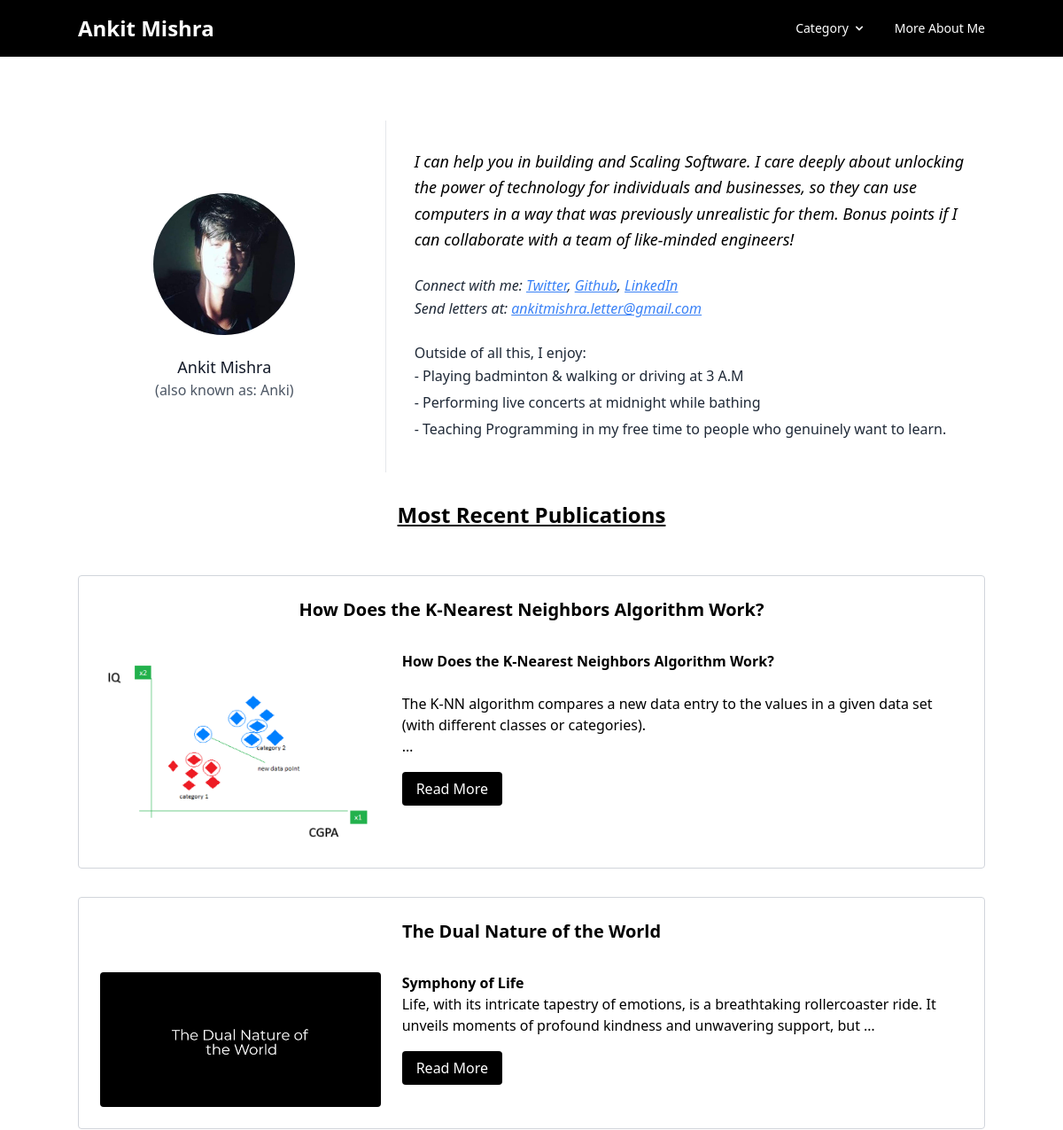
The app's page / (upper part), older data.
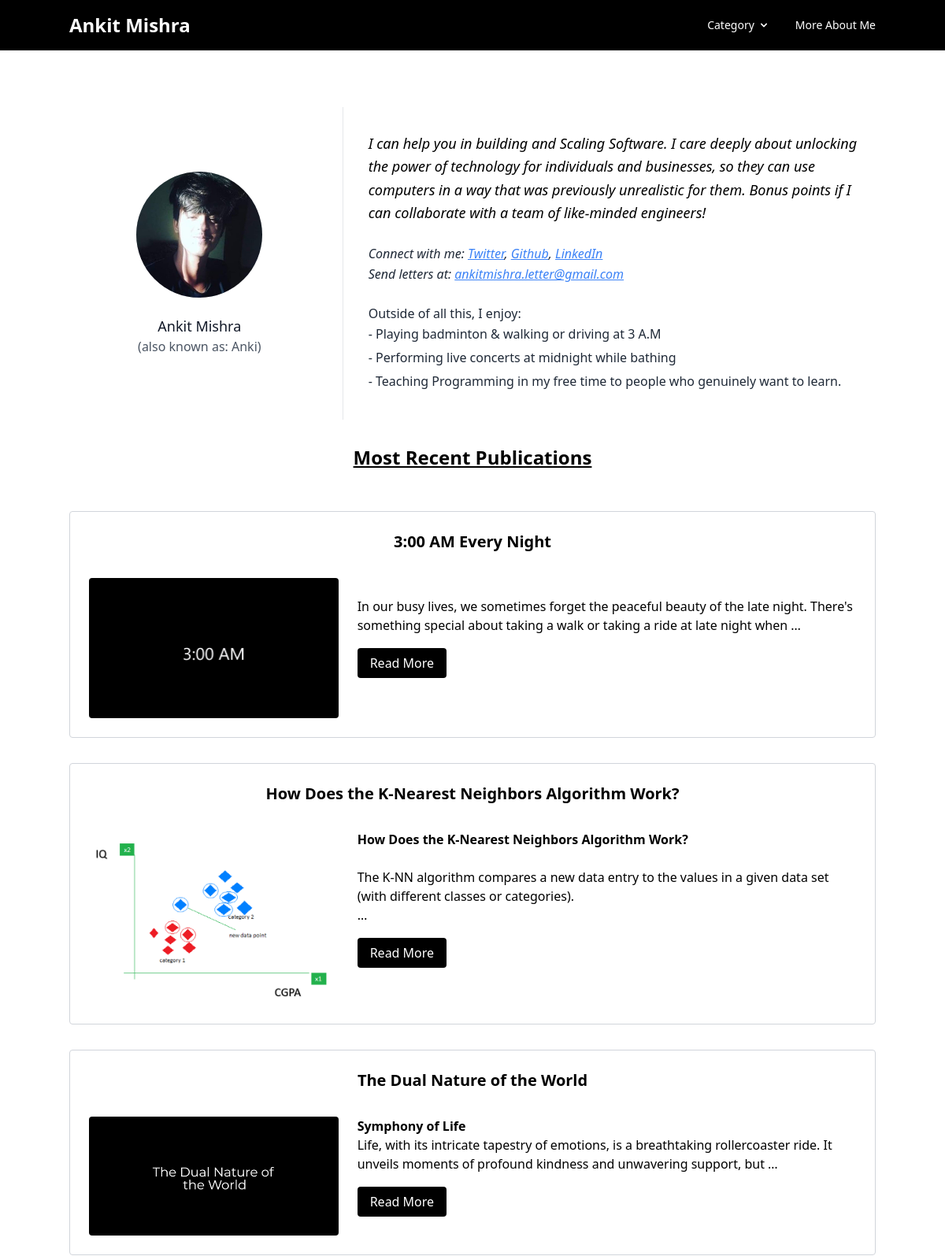
The same page, newer data.
### blog/models.py (models this page shows)
class Post(models.Model):
    post_id = models.AutoField(primary_key=True)
    title=models.CharField(max_length=200)
    content = HTMLField()
    url = models.CharField(max_length=100)
    cat = models.ForeignKey(Category,on_delete=models.CASCADE)
    image= models.ImageField(upload_to='post/')
    def __str__(self):
        return self.title

### blog/views.py (the view)
# urls.py: path('',home),
def home(request):
    posts=Post.objects.all()[:5]
    print(posts)
    cats = Category.objects.all()
    data = {
        "posts":posts,
        "cats":cats
    }
    return render(request,'home.html',data)

### template/home.html (shortened to what this page needs)
{% extends 'base.html' %}
{% block content %}
<section class="bg-white py-8">
  <div class="container mx-auto px-4">
    <div class="flex flex-col sm:flex-row items-center justify-center mt-10">
      <div class="sm:w-1/3 text-center sm:pr-8 sm:py-8">
        <div class="w-40 h-40 rounded-full inline-flex items-center justify-center bg-gray-200 text-gray-400">
          <img class="object-cover w-full h-full rounded-full" src="/media/Ankit.jpg" alt="Profile Picture">
        </div>
        <div class="flex flex-col items-center text-center justify-center mt-4">
          <h2 class="font-medium title-font text-gray-900 text-lg">Ankit Mishra</h2>
          <span class="text-gray-600 block">(also known as: Anki)</span>
        </div>
      </div>
      <div class="sm:w-2/3 sm:pl-8 sm:py-8 sm:border-l border-gray-200 sm:border-t-0 border-t mt-4 pt-4 sm:mt-0 text-center sm:text-left">
        <p class="leading-relaxed text-lg mb-4">
          <i>
            I can help you in building and Scaling Software. I care deeply about unlocking the power of technology for individuals and businesses, so they can use computers in a way that was previously unrealistic for them. Bonus points if I can collaborate with a team of like-minded engineers!
          </i>
        </p>
        <p class="text-gray-800 leading-relaxed mt-6">
          <i>
            Connect with me:
            <a href="https://twitter.com/ankitmishralive" class="underline text-blue-500" target="_blank">Twitter</a>,
            <a href="https://github.com/ankitmishralive" class="underline text-blue-500" target="_blank">Github</a>,
            <a href="https://www.linkedin.com/in/ankitmishralive" class="underline text-blue-500" target="_blank">LinkedIn</a>
            <br>
            Send letters at:
            <a href="mailto:ankitmishra.letter@gmail.com" class="underline text-blue-500" target="_blank">ankitmishra.letter@gmail.com</a>
          </i>
        </p>
        <p class="text-gray-800 leading-relaxed mt-6"> Outside of all this, I enjoy:</p>
        <ul class="text-gray-800 leading-relaxed">
          <li class="mb-1">- Playing badminton & walking or driving at 3 A.M</li>
          <li class="mb-1">- Performing live concerts at midnight while bathing</li>
          <li class="mb-1">- Teaching Programming in my free time to people who genuinely want to learn.</li>
        </ul>
      </div>
    </div>
  </div>
</section>
<div class="container mx-auto">
  <div class="grid grid-cols-1 gap-8">
    <h3 class="text-center text-2xl font-bold mb-5 underline">Most Recent Publications</h3>
    {% for p in posts reversed %}
    <div class="border border-gray-300 rounded p-6">
      <h5 class="text-center mb-4 text-xl font-bold">{{ p.title|truncatewords:60|safe }}</h5>
      <div class="flex flex-col items-center md:flex-row md:items-start">
        <div class="w-full md:w-1/3">
          <img src="/media/{{ p.image }}" class="w-full h-auto mt-4 rounded" alt="">
        </div>
        <div class="w-full md:w-2/3 ml-0 md:ml-6 mt-4">
          <p class="text-gray-700">{{ p.content|truncatewords:30|safe }}</p>
          <div class="mt-6">
            <a href="/insider/{{ p.url }}" class="btn bg-black text-white px-4 py-2 rounded">Read More</a>
          </div>
        </div>
      </div>
    </div>
    {% endfor %}
    <br>
  </div>
</div>
{% endblock %}

Row changes from the older to the newer data that the page shows:
added Post: title "3:00 AM Every Night", image (picture), content "In our busy lives, we sometimes forget the peaceful beauty of the late night. There's something special about taking a walk or taking a ride at late night when …"
